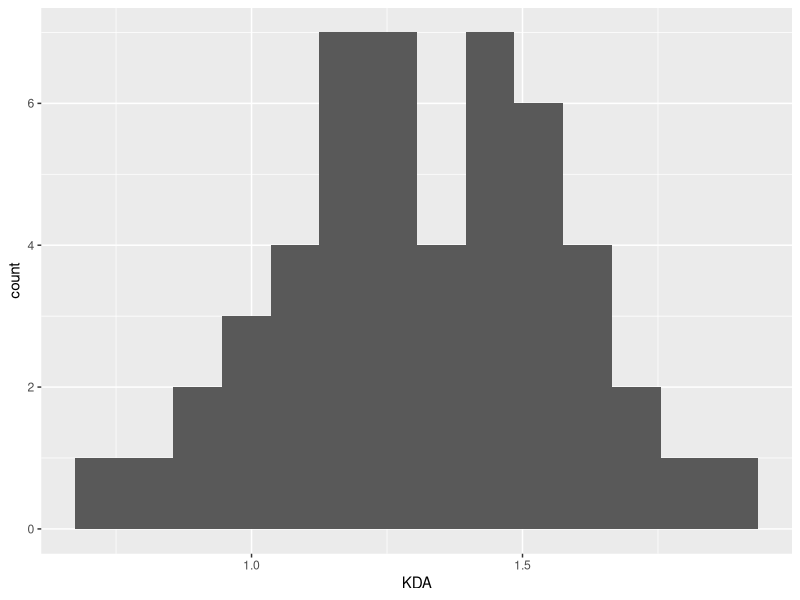
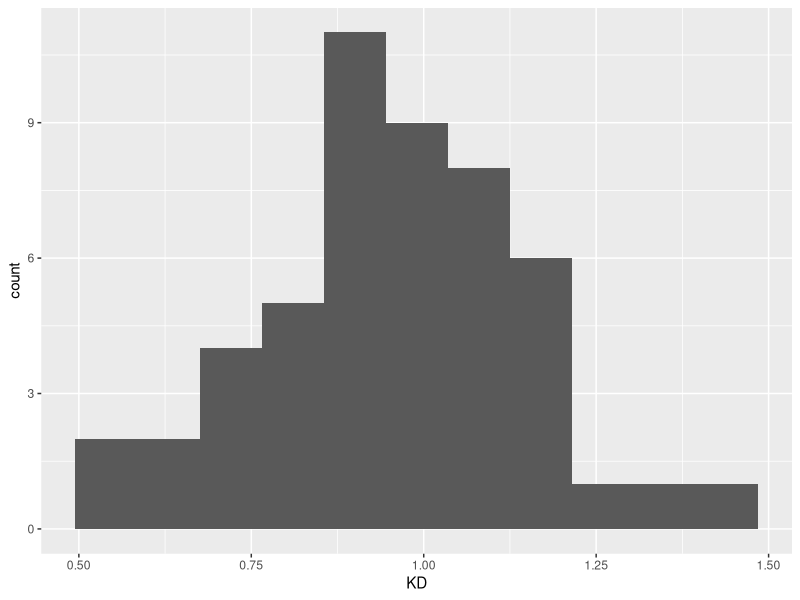

These figures' R source, in order: (Note: this script raises an error after producing the figures.)
## ---- chunk 1
library(tidyverse)
library(ggplot2)
library(readr)
## ---- chunk 2
players <- read_csv("player_stats.csv")
#This code takes the function read_csv and reads the player_stats.csv and then assigns it to the variable players.
## ---- chunk 3
players
#This code calls the established variable
## ---- chunk 4
ggplot(data = players) +
  geom_histogram(aes(x = KDA), binwidth = .09)
#Code make graph
## ---- chunk 5
ggplot(data = players) +
  geom_histogram(aes(x = KD), binwidth = .09)
#Make graph electric boogaloo
## ---- chunk 6
maximum_KDA_ratio <- players %>% 
  group_by(KDA) %>% 
  filter(KDA >= 1.6)
maximum_KDA_ratio
#This code filters the table to only show players that have a KDA higher then 1.6
## ---- chunk 7
minimum_KDA_ratio <- players %>% 
  group_by(KDA) %>% 
  filter(KDA <= 0.8)
minimum_KDA_ratio
#This code then filters the table to show all players with a KDA lower then 0.8
## ---- chunk 8
average_KDA_ratio <-
  players %>%
  group_by(KDA) %>% 
  summarise(players, average_KDA = mean(KDA))

average_KDA_ratio  
#This code first groups the players by their KDA then averages the KDA together
## ---- chunk 9

## ---- chunk 10
players %>% 
  group_by(Maps) %>% 
  summarize(
     maximum_maps_played = filter(Maps = 16)
  )
## ---- chunk 11
players %>%
group_by(KDA)
  summarise(players, KDA_Median = median(KDA, na.rm = TRUE))

